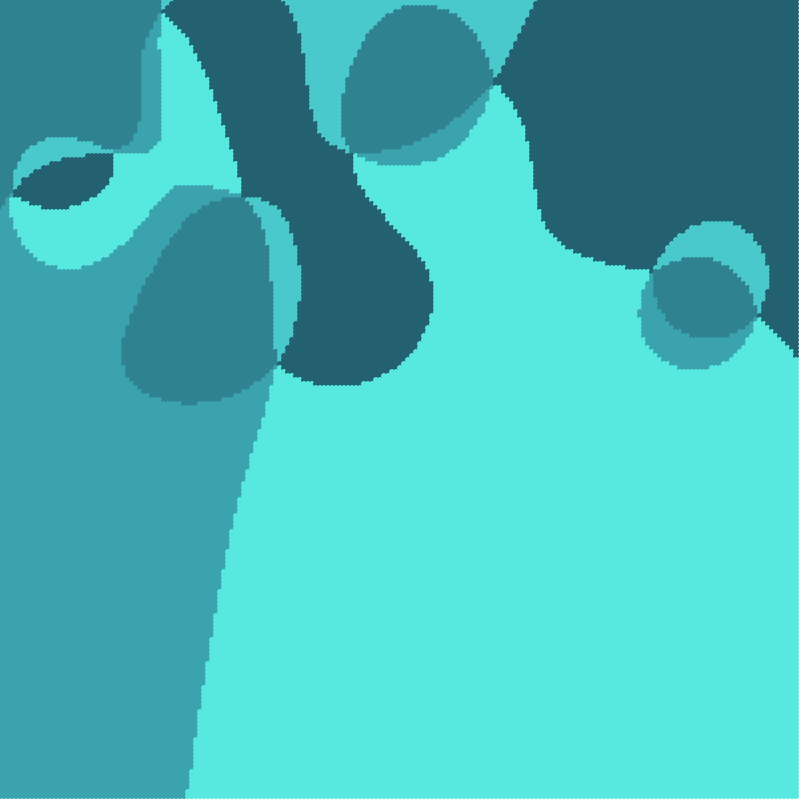
Frame 1 (no input)
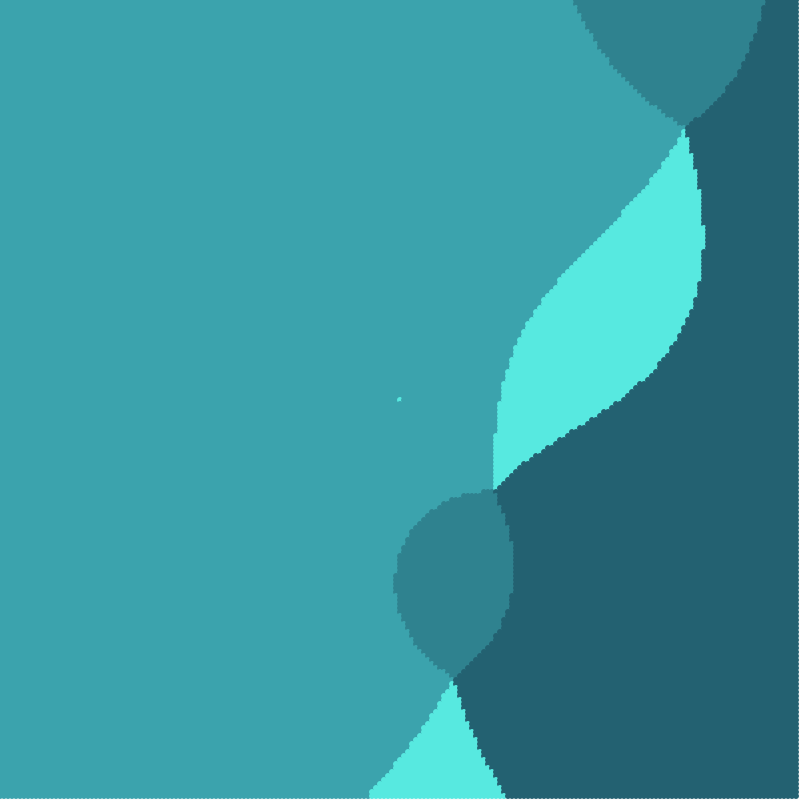
Frame 60 (the mouse pressed at the canvas centre just before this capture)
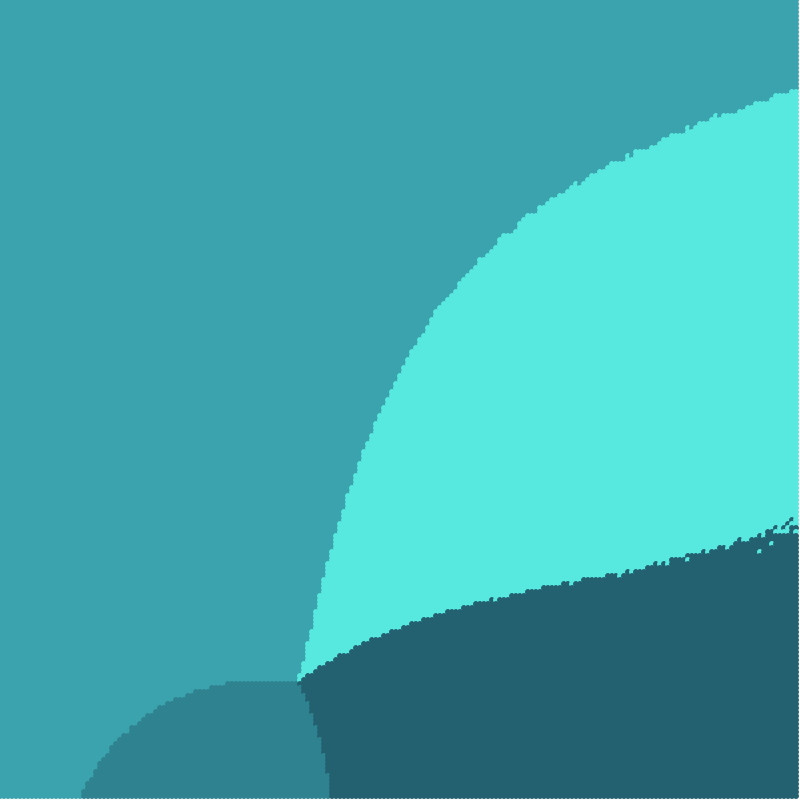
Frame 120 (the mouse held since frame 60 and released just before this capture)

The Processing sketch that drew these frames (run headless with seeded random() and noise(); from frame 60 on, the mouse is pressed at the canvas centre):

// Processing sketch: newtonSmethod
// ── newtonSmethod.pde
int maxPoints = 5;
int step = 2;
float scale = 10;
float shiftAmount = 0.1;
ArrayList<PVector> points;
ArrayList<PVector> polynomial;
ArrayList<PVector> diffp;
ArrayList<PVector>dir;

pallete col;
boolean done;
void setup()
{
  size(800, 800);
  initialize();
  col = new pallete();
  col.c1 = #57E9E3;
  col.c2 = #194353;
  //println(diff(points));
  done = false;
  colorMode(HSB, 255);
}

void draw()
{
  background(250);
  //translate(width/2, height/2);
  for (int x = 0; x < width; x += 4)
  {
    for (int y = 0; y < height; y += 4)
    {

      //iterate through root finding method
      //aka newton-raphson method
      PVector pos = new PVector(map(x, 0, width, -scale/2, scale/2), map(y, 0, height, -scale/2, scale/2));
      for (int count = 1; count < step; count++)
      {
        PVector nom = eval(polynomial, pos);
        PVector denom = inverse(eval(diffp, pos));
        pos.sub(mult(nom, denom));
      }

      float minDis = 100000000;
      int nearest = 0;
      for (int i = 0; i < maxPoints; i++)
      {
        PVector temp = new PVector(pos.x, pos.y);
        //stroke(0);
        //circle(x, y, 4);
        float dis = PVector.dist(temp, points.get(i));
        if (dis < minDis)
        {
          minDis = dis;
          nearest = i;
        }
      }
      //println(nearest);
      //circle(x, y, 10 * nearest);
      int cVal = (int)map(nearest, 0, maxPoints, 50, 235);
      color c = color(cVal, cVal, cVal);
      fill(col.getCol(0, maxPoints, nearest));
      noStroke();
      //println(minDis);
      circle(x, y, 6);
      //set(x, y, );
    }
  }
  shift();
}

void keyPressed()
{
  done = false;
  initialize();
  background(0);
}

void shift()
{
  //shifting points a bit
  for (int i = 0; i < maxPoints; i++)
  {
    PVector pos = new PVector(points.get(i).x, points.get(i).y);
    PVector dirv = new PVector(dir.get(i).x, dir.get(i).y);
    pos.add(dirv.mult(shiftAmount));
    points.set(i, pos);
  }
  polynomial.clear();
  polynomial.add(new PVector(1, 0));
  polynomial.add(negate(points.get(0)));
  for (int i = 1; i < maxPoints; i++)
  {
    polynomial = conv(polynomial, negate(points.get(i)));
  }
  diffp = diff(polynomial);
}

void initialize()
{
  points = new ArrayList<PVector>();
  polynomial = new ArrayList<PVector>();
  dir = new ArrayList<PVector>();
  
  for(int i = 0;i < maxPoints;i++)
  {
    PVector rnd = new PVector(random(-1, 1), random(-1, 1)).normalize();
    dir.add(rnd);
  }
  
  for (int i = 0; i < maxPoints; i++)
  {
    points.add(new PVector(random(-scale/2, scale/2), random(-scale/2, scale/2)));
  }

  //manually creating first entry of the polynomial
  polynomial.add(new PVector(1, 0));
  polynomial.add(negate(points.get(0)));
  for (int i = 1; i < maxPoints; i++)
  {
    polynomial = conv(polynomial, negate(points.get(i)));
  }
  diffp = diff(polynomial);
}

PVector mult(PVector a, PVector b)
{
  float x = a.x * b.x - a.y * b.y;
  float y = a.x * b.y + a.y * b.x;
  return new PVector(x, y);
}

ArrayList conv(ArrayList poly, PVector a)
{
  int len = poly.size();
  PVector sm[] = {new PVector(1, 0), new PVector(0, 0)};
  sm[1] = a;
  ArrayList<PVector> res = new ArrayList();
  for (int i = 0; i < len+1; i++)
  {
    res.add(new PVector(0, 0));
    for (int j = 0; j <= i; j++)
    {
      int k = i - j;
      if (j >= len || k > 1)continue;
      res.set(i, res.get(i).add(mult((PVector)poly.get(j), sm[k])));
    }
  }

  return res;
}

ArrayList diff(ArrayList poly)
{
  int len = poly.size() - 1;
  ArrayList res = new ArrayList();
  for (int i = len; i >= 0; i--)
  {
    res.add(new PVector(i * ((PVector)poly.get(len - i)).x, i * ((PVector)(poly.get(len - i))).y));
  }
  res.remove(res.size()-1);
  return res;
}

PVector pow(PVector p, int x)
{
  PVector pn = new PVector(1, 0);
  for (int i = 0; i < x; i++)
  {
    pn = mult(pn, p);
  }
  return pn;
}

PVector negate(PVector p)
{
  return new PVector(-p.x, -p.y);
}

PVector inverse(PVector p)
{
  float mod = p.mag();
  return new PVector(p.x/mod, -p.y/mod);
}

PVector eval(ArrayList poly, PVector p)
{
  int degree = poly.size();
  PVector res = new PVector(0, 0);
  for (int i = 0; i < degree; i++)
  {
    res.add(mult(pow(p, degree - i), (PVector)poly.get(i)));
  }
  return res;
}

// ── complex.pde
class pallete
{
  public color c1;
  public color c2;
  
  color getCol(float min, float max, float val)
  {
    int h = (int)map(val, min, max, hue(c1), hue(c2));
    int s = (int)map(val, min, max, saturation(c1), saturation(c2));
    int b = (int)map(val, min, max, brightness(c1), brightness(c2));
    return color(h, s, b);
  }
}
